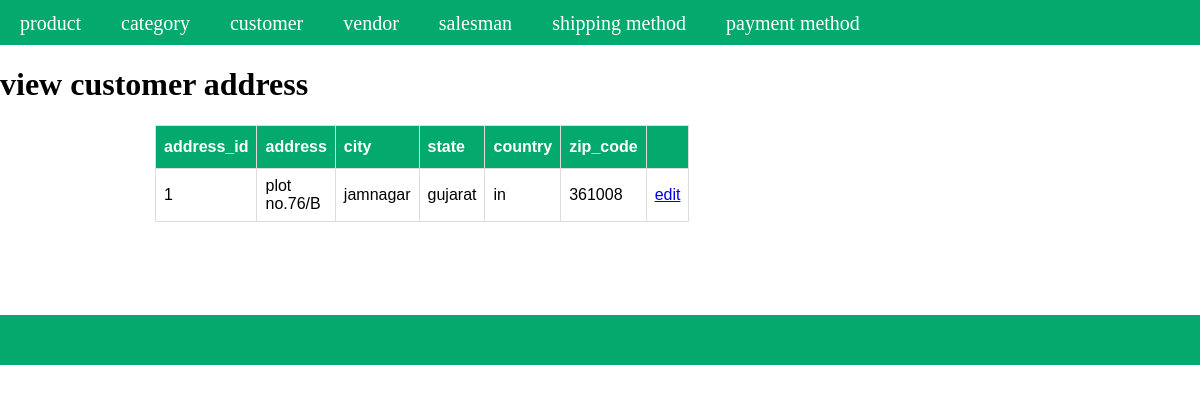
The app's page /index.php?a=grid&c=customer_address&customer_id=3351 with its own data.
### tables this page shows
CREATE TABLE `customer_address` (
  `address_id` int(11) NOT NULL,
  `address` varchar(255) NOT NULL,
  `city` varchar(255) NOT NULL,
  `state` varchar(255) NOT NULL,
  `country` varchar(255) NOT NULL,
  `zip_code` int(6) NOT NULL,
  `created_at` datetime NOT NULL DEFAULT current_timestamp(),
  `updated_at` datetime DEFAULT NULL,
  `customer_id` int(11) NOT NULL
);

### Controller/Core/Action.php (called while the page is built, shortened)
<?php
class Controller_Core_Action
{
	public function getTemplete($templetePath)
	{
		require_once "View".DS.$templetePath;
	}
}
?>

### Controller/Customer/Address.php (called while the page is built, shortened)
<?php
require_once 'Controller/Core/Action.php';
class Controller_Customer_Address extends Controller_Core_Action
{
	protected $customerAddress = [];
	protected $modelCustomerAddress = null;
	public function gridAction()
	{
		$request = $this->getRequest();
		$customerId=(int) $request->getParam('customer_id');
		$id['customer_id'] = $customerId;
		$modelCustomerAddress =$this->getModelCustomerAddress();
		$address =$modelCustomerAddress->fetchRow($id);
		$this->getTemplete('customer_address/grid.phtml');
	}
    public function getCustomerAddress()
    {
        return $this->customerAddress;
    }
    public function setCustomerAddress($customerAddress)
    {
        $this->customerAddress = $customerAddress;
        return $this;
    }
    public function getModelCustomerAddress()
    {
        if (!$this->modelCustomerAddress) {
    	$this->modelCustomerAddress = new Model_CustomerAddress();
    	}
        return $this->modelCustomerAddress;
    }
}
?>

### Controller/Core/Front.php (called while the page is built, shortened)
<?php
class Controller_Core_Front
{
	public function getRequest()
	{
		$request = new Model_Core_Request();
		return $request;
	}
	public function init()
	{
		$request = $this->getRequest();
		$action = $request->getActionName().'Action';
		$Controller = new $controllerClassName();
		$Controller->$action();
	}
}
?>

### index.php (called while the page is built, shortened)
<?php
require_once 'Controller/Core/Front.php';
class Ccc
{
	public static function init()
	{
		$front = new Controller_Core_Front();
		$front->init();
	}
}
Ccc::init();
?>

### Model/Core/Adapter.php (called while the page is built, shortened)
<?php
class Model_core_Adapter{
	public $servername="localhost";
	public $username="root";
	public $password="";
	public $dbname ="project-krushal-vataliya";
   public $connect = null;
	public function connect(){
      if($this->connect == null)
      {
		$this->connect = mysqli_connect($this->servername, $this->username, $this->password ,$this->dbname);
      }
      return $this->connect;
	   }
   public function fetchRow($query){
   	$connect =$this->connect();
   	$result =$connect->query($query);
   		return $result->fetch_assoc();
   }
}
?>

### Model/Core/Table.php (called while the page is built, shortened)
<?php
require_once 'Model/Core/Adapter.php';
class Model_Core_Table
{
	public $tableName = null;
	public function getAdapter()
	{
		$adapter = new Model_Core_Adapter();
		return $adapter;
	}
    public function setTableName($tableName)
    {
        $this->tableName = $tableName;
        return $this;
    }
	public function fetchRow($id, $query = null)
	{
		$adapter = $this->getAdapter();
		if(is_array($id))
		{
			$where = [];
			if(count($id) == 1)
			{
			foreach ($id as $key => $value) {
			$where [] =" `$key` = '{$value}'" ;
			}
			$sql ="SELECT * FROM `{$this->tableName}` WHERE ".implode(' ', $where);
			}
			else
			{
			foreach ($id as $key => $value)
			{
				$where [] =" `$key` = '$value'" ;
			}
			$sql ="SELECT * FROM `{$this->tableName}` WHERE " .implode('AND', $where) ;
			}
		}
		$result = $adapter->fetchRow($sql);
		return $result;
	}
}
?>

### View/customer_address/grid.phtml (the view, shortened to what this page needs)
<?php
$address = $this->getCustomerAddress();
?>
<!DOCTYPE html>
<html>
  <head>
    <link rel="stylesheet" href="Model/Skin/css/style.css">
  </head>
  <body>
    <?php require_once "View/html/header.phtml" ?>
    <div class="flx"><div><h1>view customer address</h1></div></div>
    <table id="product">
      <tr>
        <th>address_id</th>
        <th>address</th>
        <th>city</th>
        <th>state</th>
        <th>country</th>
        <th>zip_code</th>
        <th> </th>
      </tr>
      <tr>
        <td><?php echo $address['address_id'] ?> </td>
        <td><?php echo $address['address'] ?></td>
        <td><?php echo $address['city'] ?></td>
        <td><?php echo $address['state'] ?></td>
        <td><?php echo $address['country'] ?></td>
        <td><?php echo $address['zip_code'] ?></td>
        <td><a href="http://localhost/project-krushal-vataliya/index.php?a=edit&c=customer_address&customer_id=3344&customer_id=<?php echo $address['customer_id'] ?>">edit</a></td>
      </tr>
    </table>
  </body>
  <?php require_once "View/html/footer.phtml" ?>
</html>

### Model/Skin/css/style.css (style rules this page uses)
body { display: block; margin: 0px;justify-content: center; }
.flx { display: flex; }
#product { font-family: Arial, Helvetica, sans-serif; border-collapse: collapse; width: 25px; margin-left: 155px; }
#product td, #product th { border: 1px solid #ddd; padding: 8px; }
#product tr:nth-child(odd) { background-color: #f2f2f2; }
#product th { padding-top: 12px; padding-bottom: 12px; text-align: left; background-color: #04AA6D; color: white; }

### records on screen
customer_address: address_id "1", address "plot no.76/B", city "jamnagar", state "gujarat", country "in", zip_code "361008"
